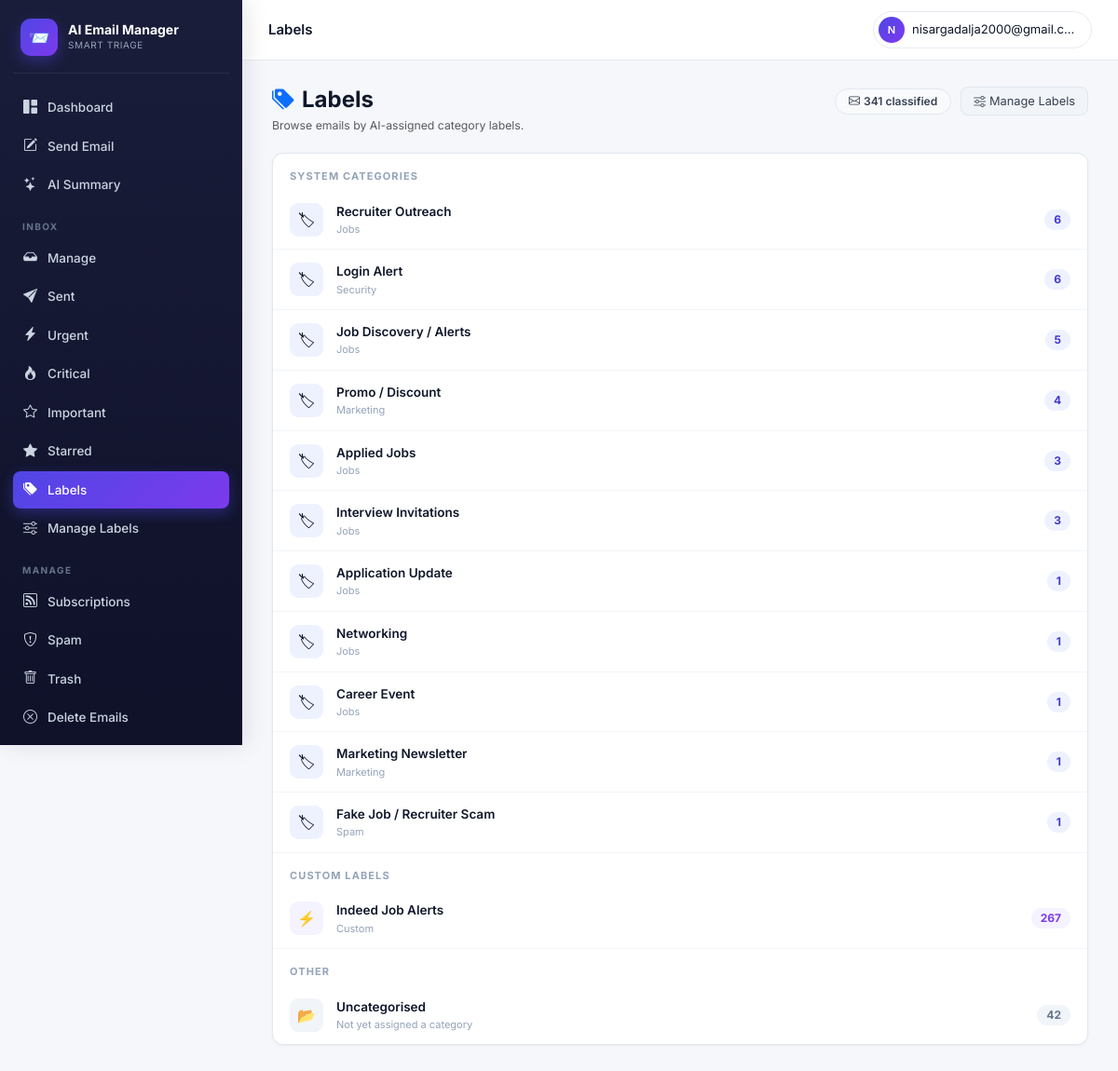
The app's page /accounts/labels/ (signed in) with its own data.
### accounts/models.py (models this page shows, shortened)
class EmailCategory(models.Model):
    slug         = models.SlugField(max_length=64, unique=True)
    name         = models.CharField(max_length=120)
    short_label  = models.CharField(max_length=32)
    group        = models.CharField(max_length=64)
    description  = models.TextField(blank=True)
    default_tier = models.CharField(max_length=16, choices=TIER_CHOICES, default="normal")

class UserCustomCategory(models.Model):
    user        = models.ForeignKey(User, on_delete=models.CASCADE, related_name="custom_categories")
    name        = models.CharField(max_length=100)
    slug        = models.SlugField(max_length=100)
    description = models.TextField(blank=True, help_text="Describe what kinds of emails belong here")
    created_at  = models.DateTimeField(auto_now_add=True)
    class Meta:
        unique_together = [("user", "slug")]

### accounts/views.py (the view)
# urls.py: path("labels/",           views.labels_view,      name="labels"),
@login_required
def labels_view(request):
    sys_labels = (ClassifiedEmail.objects
                  .filter(user=request.user, category__isnull=False)
                  .values("category__id", "category__name", "category__group", "category__short_label")
                  .annotate(count=Count("id"))
                  .order_by("-count"))
    custom_labels = (ClassifiedEmail.objects
                     .filter(user=request.user, custom_category__isnull=False)
                     .values("custom_category__id", "custom_category__name")
                     .annotate(count=Count("id"))
                     .order_by("-count"))
    uncategorised = ClassifiedEmail.objects.filter(
        user=request.user, category__isnull=True, custom_category__isnull=True
    ).count()
    total = ClassifiedEmail.objects.filter(user=request.user).count()
    return render(request, "labels.html", {
        "sys_labels": sys_labels,
        "custom_labels": custom_labels,
        "uncategorised": uncategorised,
        "total": total,
    })

### accounts/context_processors.py (called while the page is built)
def active_job(request):
    if not request.user.is_authenticated:
        return {}
    job = (ClassificationJob.objects
           .filter(user=request.user, status__in=["pending", "running"])
           .order_by("-id").first())
    return {"global_active_job": job}

### templates/labels.html (shortened to what this page needs)
{% extends "base.html" %}{% block title %}Labels{% endblock %}
{% block topbar_title %}Labels{% endblock %}
{% block body %}
<div class="lbl-header">
  <div>
    <h4 class="mb-1 fw-bold" style="color:#0f172a"><i class="bi bi-tags-fill text-primary me-2"></i>Labels</h4>
    <p class="text-muted small mb-0">Browse emails by AI-assigned category labels.</p>
  </div>
  <div style="display:flex;gap:10px;align-items:center">
    <span class="lbl-total"><i class="bi bi-envelope me-1"></i>{{ total }} classified</span>
    <a href="{% url 'manage_labels' %}" style="font-size:.8rem;background:#f1f5f9;color:#374151;border:1px solid #e2e8f0;border-radius:8px;padding:5px 13px;text-decoration:none;white-space:nowrap">
      <i class="bi bi-sliders me-1"></i>Manage Labels
    </a>
  </div>
</div>
<div class="lbl-card">
  {% if sys_labels %}
    <div class="lbl-section">System Categories</div>
    {% for l in sys_labels %}
      <a class="lbl-row" href="{% url 'manage_emails' %}?category={{ l.category__id }}">
        <div class="lbl-icon" style="background:#eef2ff">🏷</div>
        <div style="flex:1;min-width:0">
          <div class="lbl-name">{{ l.category__name }}</div>
          <div class="lbl-group">{{ l.category__group }}</div>
        </div>
        <span class="lbl-count">{{ l.count }}</span>
      </a>
    {% endfor %}
  {% endif %}
  {% if custom_labels %}
    <div class="lbl-section">Custom Labels</div>
    {% for l in custom_labels %}
      <a class="lbl-row" href="{% url 'manage_emails' %}?custom_category={{ l.custom_category__id }}">
        <div class="lbl-icon" style="background:#f5f3ff">⚡</div>
        <div style="flex:1;min-width:0">
          <div class="lbl-name">{{ l.custom_category__name }}</div>
          <div class="lbl-group">Custom</div>
        </div>
        <span class="lbl-count lbl-count-custom">{{ l.count }}</span>
      </a>
    {% endfor %}
  {% endif %}
  {% if uncategorised %}
    <div class="lbl-section">Other</div>
    <a class="lbl-row" href="{% url 'manage_emails' %}">
      <div class="lbl-icon" style="background:#f1f5f9">📂</div>
      <div style="flex:1;min-width:0">
        <div class="lbl-name">Uncategorised</div>
        <div class="lbl-group">Not yet assigned a category</div>
      </div>
      <span class="lbl-count" style="background:#f1f5f9;color:#64748b">{{ uncategorised }}</span>
    </a>
  {% endif %}
</div>
{% endblock %}

### templates/base.html (shortened to what this page needs)
{% load static %}
<!doctype html>
<html lang="en">
<head>
<link href="https://cdn.jsdelivr.net/npm/bootstrap@5.3.3/dist/css/bootstrap.min.css" rel="stylesheet">
<link href="https://cdn.jsdelivr.net/npm/bootstrap-icons@1.11.3/font/bootstrap-icons.css" rel="stylesheet">
</head>
<body>
<div class="app-shell">
  <aside class="sidebar" id="sidebar">
    <div class="brand">
      <div class="brand-logo">📨</div>
      <div>
        <div class="brand-name">AI Email Manager</div>
        <div class="brand-sub">Smart triage</div>
      </div>
    </div>
    <nav>
      <a class="side-link {% if request.resolver_match.url_name == 'dashboard' %}active{% endif %}" href="{% url 'dashboard' %}">
        <i class="bi bi-grid-1x2-fill"></i> Dashboard
      </a>
      <button class="side-link" style="background:none;border:none;width:100%;cursor:pointer;text-align:left"
              onclick="openComposeModal()">
        <i class="bi bi-pencil-square"></i> Send Email
      </button>
      <a class="side-link {% if request.resolver_match.url_name == 'email_summary' %}active{% endif %}" href="{% url 'email_summary' %}">
        <i class="bi bi-stars"></i> AI Summary
      </a>
      <div class="side-section">Inbox</div>
      <a class="side-link {% if request.resolver_match.url_name == 'manage_emails' %}active{% endif %}" href="{% url 'manage_emails' %}">
        <i class="bi bi-inbox-fill"></i> Manage
      </a>
      <a class="side-link {% if request.resolver_match.url_name == 'sent' %}active{% endif %}" href="{% url 'sent' %}">
        <i class="bi bi-send-fill"></i> Sent
      </a>
      <a class="side-link {% if request.resolver_match.url_name == 'action_needed' %}active{% endif %}" href="{% url 'action_needed' %}">
        <i class="bi bi-lightning-charge-fill"></i> Urgent
      </a>
      <a class="side-link {% if request.resolver_match.url_name == 'urgent' %}active{% endif %}" href="{% url 'urgent' %}">
        <i class="bi bi-fire"></i> Critical
      </a>
      <a class="side-link {% if request.resolver_match.url_name == 'important' %}active{% endif %}" href="{% url 'important' %}">
        <i class="bi bi-star"></i> Important
      </a>
      <a class="side-link {% if request.resolver_match.url_name == 'starred' %}active{% endif %}" href="{% url 'starred' %}">
        <i class="bi bi-star-fill"></i> Starred
      </a>
      <a class="side-link {% if request.resolver_match.url_name == 'labels' %}active{% endif %}" href="{% url 'labels' %}">
        <i class="bi bi-tags-fill"></i> Labels
      </a>
      <a class="side-link {% if request.resolver_match.url_name == 'manage_labels' %}active{% endif %}" href="{% url 'manage_labels' %}">
        <i class="bi bi-sliders"></i> Manage Labels
      </a>
      <div class="side-section">Manage</div>
      <a class="side-link {% if request.resolver_match.url_name == 'subscriptions' %}active{% endif %}" href="{% url 'subscriptions' %}">
        <i class="bi bi-rss"></i> Subscriptions
      </a>
      <a class="side-link {% if request.resolver_match.url_name == 'spam' %}active{% endif %}" href="{% url 'spam' %}">
        <i class="bi bi-shield-exclamation"></i> Spam
      </a>
      <a class="side-link {% if request.resolver_match.url_name == 'trash' %}active{% endif %}" href="{% url 'trash' %}">
        <i class="bi bi-trash"></i> Trash
      </a>
      <a class="side-link {% if request.resolver_match.url_name == 'delete_emails' %}active{% endif %}" href="{% url 'delete_emails' %}">
        <i class="bi bi-x-circle"></i> Delete Emails
      </a>
      <div class="side-section">Settings</div>
    </nav>
  </aside>
  <div class="main-wrap">
    <header class="topbar">
      <div class="topbar-left">
        <div class="topbar-title">{% block topbar_title %}{% endblock %}</div>
      </div>
      <div class="topbar-right">
        <div class="dropdown">
          <button class="user-chip dropdown-toggle" data-bs-toggle="dropdown" aria-expanded="false">
            <span class="user-avatar">{{ user.email|slice:":1"|upper }}</span>
            <span class="d-none d-sm-inline" style="max-width:180px;overflow:hidden;text-overflow:ellipsis;white-space:nowrap">{{ user.email }}</span>
          </button>
        </div>
      </div>
    </header>
    <main class="main">
      {% block body %}{% endblock %}
    </main>
  </div>
</div>
</body>
</html>

### templates/base.html (style rules this page uses)
:root { --bg:#f5f7fb;--surface:#fff;--border:#e7ebf2; --text:#0f172a;--muted:#64748b; --primary:#4f46e5;--primary-2:#4338ca;--primary-light:#eef2ff; --critical:#dc2626;--important:#f59e0b;--normal:#3b82f6;--low:#94a3b8;--ignore:#475569; --gradient:linear-gradient(135deg,#667eea 0%,#764ba2 100%); --gradient-2:linear-gradient(135deg,#4f46e5 0%,#7c3aed 100%); --sidebar-w:260px; }
* { box-sizing:border-box }
html,body { margin:0;padding:0 }
body { font-family:'Inter',-apple-system,BlinkMacSystemFont,'Segoe UI',sans-serif;background:var(--bg);color:var(--text);font-size:14px;line-height:1.5;-webkit-font-smoothing:antialiased }
.app-shell { display:flex;min-height:100vh }
.sidebar { width:var(--sidebar-w);background:linear-gradient(180deg,#1a1d3a 0%,#0f1129 100%);color:#cbd5e1;padding:20px 14px 60px;flex-shrink:0;position:fixed;top:0;left:0;height:100vh;overflow-y:auto;-webkit-overflow-scrolling:touch;overscroll-behavior:contain;z-index:200;transition:transform .25s ease;box-shadow:4px 0 24px rgba(15,23,42,.1) }
.main-wrap { flex:1;min-width:0;background:var(--bg);margin-left:var(--sidebar-w);transition:margin-left .25s ease }
.brand { display:flex;align-items:center;gap:11px;padding:0 8px 18px;border-bottom:1px solid rgba(255,255,255,.08);margin-bottom:16px }
.brand-logo { width:40px;height:40px;background:var(--gradient-2);border-radius:11px;display:grid;place-items:center;font-size:18px;flex-shrink:0;box-shadow:0 6px 16px rgba(79,70,229,.4) }
.brand-name { color:#fff;font-weight:700;font-size:14px;line-height:1.2 }
.brand-sub { color:#94a3b8;font-size:10px;letter-spacing:.06em;text-transform:uppercase;margin-top:1px }
.side-section { color:#64748b;font-size:10px;letter-spacing:.14em;text-transform:uppercase;padding:16px 10px 6px;font-weight:700 }
.side-link { display:flex;align-items:center;gap:10px;color:#cbd5e1;text-decoration:none;padding:9px 10px;border-radius:8px;font-size:13.5px;font-weight:500;transition:all .15s;margin-bottom:1px }
.side-link i { font-size:15px;width:17px;text-align:center;flex-shrink:0 }
.side-link.active { background:var(--gradient-2);color:#fff;box-shadow:0 5px 14px rgba(79,70,229,.38) }
.topbar { display:flex;align-items:center;justify-content:space-between;background:#fff;border-bottom:1px solid var(--border);padding:12px 28px;position:sticky;top:0;z-index:100;gap:12px }
.topbar-left { display:flex;align-items:center;gap:14px }
.topbar-title { font-weight:600;font-size:15px;color:var(--text) }
.topbar-right { display:flex;align-items:center;gap:10px }
.user-chip { display:flex;align-items:center;gap:8px;background:#fff;border:1px solid var(--border);padding:5px 12px 5px 5px;border-radius:30px;cursor:pointer;font-size:13px;color:var(--text);transition:all .15s }
.user-chip::after { display:none }
.user-avatar { width:28px;height:28px;border-radius:50%;background:var(--gradient-2);color:#fff;font-weight:600;display:grid;place-items:center;font-size:11px;flex-shrink:0 }
.main { padding:28px 32px;max-width:1400px }

### templates/labels.html (style rules this page uses)
.lbl-header { display:flex;align-items:flex-start;justify-content:space-between;flex-wrap:wrap;gap:12px;margin-bottom:20px }
.lbl-card { background:#fff;border:1px solid #e2e8f0;border-radius:12px;overflow:hidden;box-shadow:0 1px 3px rgba(0,0,0,.05) }
.lbl-row { display:flex;align-items:center;gap:14px;padding:13px 18px;border-bottom:1px solid #f1f5f9;text-decoration:none;color:inherit;transition:background .13s }
.lbl-row:last-child { border-bottom:none }
.lbl-icon { width:36px;height:36px;border-radius:9px;display:grid;place-items:center;font-size:16px;flex-shrink:0 }
.lbl-name { font-weight:600;font-size:13.5px;color:#0f172a;flex:1 }
.lbl-group { font-size:11px;color:#94a3b8;margin-top:1px }
.lbl-count { background:#eef2ff;color:#4338ca;border-radius:20px;padding:2px 10px;font-size:12px;font-weight:700 }
.lbl-count-custom { background:#f5f3ff;color:#7c3aed }
.lbl-section { font-size:11px;text-transform:uppercase;letter-spacing:.1em;font-weight:700;color:#94a3b8;padding:16px 18px 6px }
.lbl-total { background:#f8fafc;color:#374151;border-radius:20px;padding:4px 14px;font-size:12px;font-weight:600;border:1px solid #e2e8f0 }

### records on screen
EmailCategory: category__name "Recruiter Outreach", category__group "Jobs", count "6"
EmailCategory: category__name "Login Alert", category__group "Security", count "6"
EmailCategory: category__name "Job Discovery / Alerts", category__group "Jobs", count "5"
EmailCategory: category__name "Promo / Discount", category__group "Marketing", count "4"
EmailCategory: category__name "Applied Jobs", category__group "Jobs", count "3"
EmailCategory: category__name "Interview Invitations", category__group "Jobs", count "3"
EmailCategory: category__name "Application Update", category__group "Jobs", count "1"
EmailCategory: category__name "Networking", category__group "Jobs", count "1"
EmailCategory: category__name "Career Event", category__group "Jobs", count "1"
EmailCategory: category__name "Marketing Newsletter", category__group "Marketing", count "1"
EmailCategory: category__name "Fake Job / Recruiter Scam", category__group "Spam", count "1"
UserCustomCategory: custom_category__name "Indeed Job Alerts", count "267"

### other values on screen
{{ user.email|slice:":1"|upper }} "N"
{{ user.email }} "nisargadalja2000@gmail.c…"
{{ total }} "341"
{{ uncategorised }} "42"
